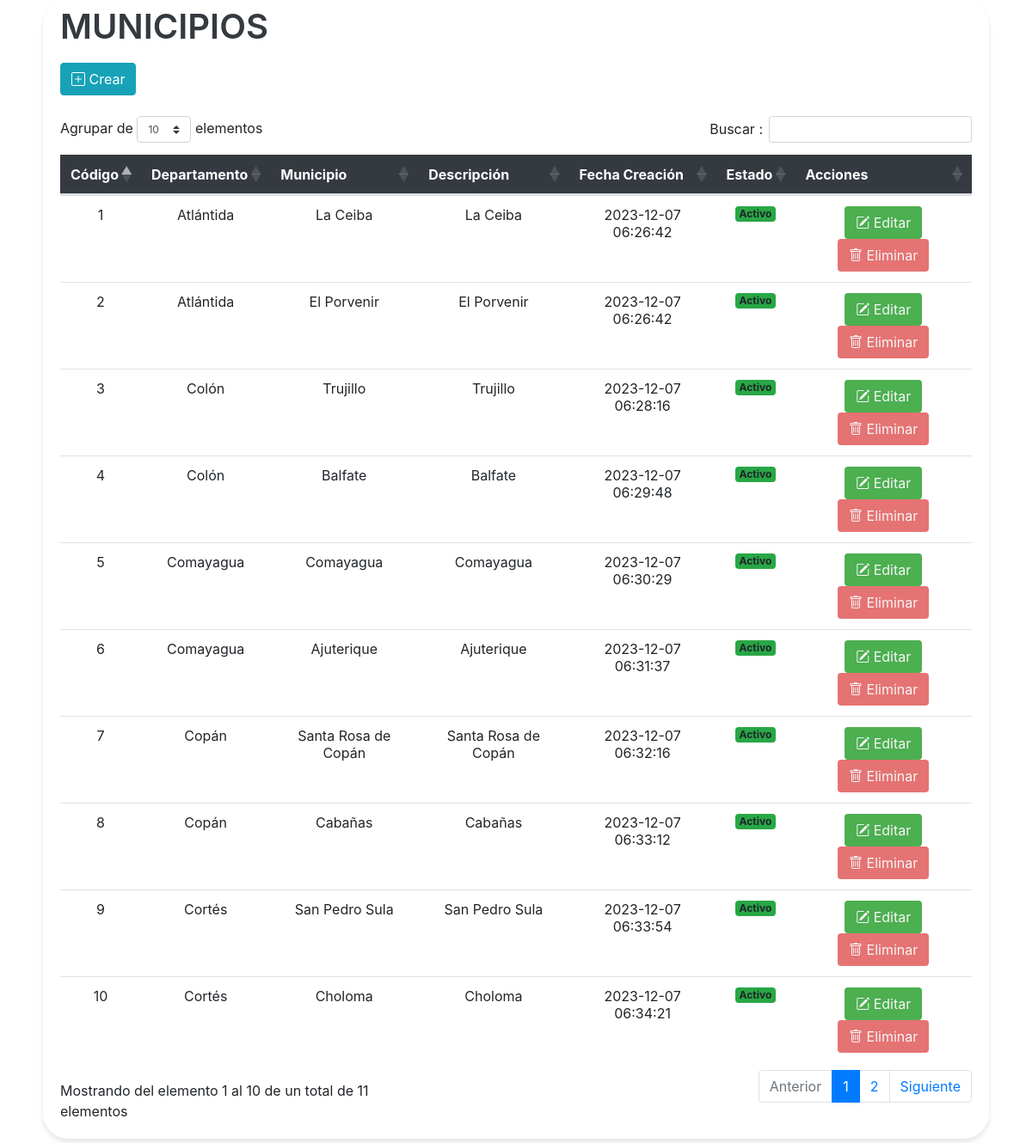
/vistas/Mantenimiento_Municipio.php, run on an earlier commit of the app's database.
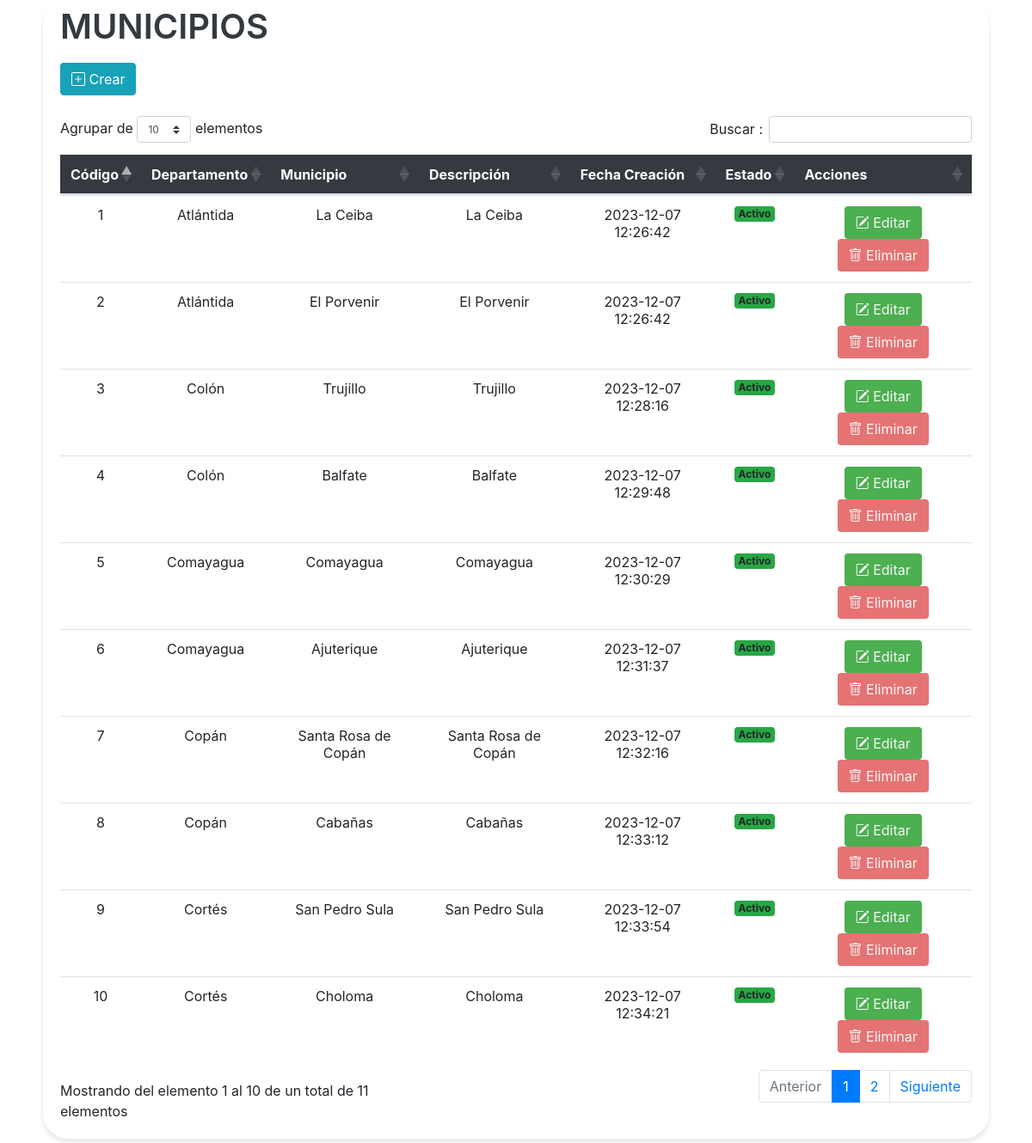
And on a later commit of the database.
### tables this page shows
CREATE TABLE IF NOT EXISTS `tbl_municipios` (
  `Id_Municipio` bigint(20) NOT NULL AUTO_INCREMENT,
  `Id_Departamento` bigint(20) NOT NULL,
  `Nombre_Municipio` varchar(100) DEFAULT NULL,
  `Descripcion` varchar(255) DEFAULT NULL,
  `Creado_Por` varchar(25) NOT NULL,
  `Fecha_Creacion` timestamp NOT NULL DEFAULT current_timestamp(),
  `Modificado_Por` varchar(25) DEFAULT NULL,
  `Fecha_Modificacion` timestamp NOT NULL DEFAULT current_timestamp() ON UPDATE current_timestamp(),
  `Estado` enum('A','I') DEFAULT 'A',
  PRIMARY KEY (`Id_Municipio`),
  KEY `fk_municipios_departamento` (`Id_Departamento`),
  CONSTRAINT `fk_municipios_departamento` FOREIGN KEY (`Id_Departamento`) REFERENCES `tbl_departamentos` (`Id_Departamento`)
);

CREATE TABLE IF NOT EXISTS `tbl_departamentos` (
  `Id_Departamento` bigint(20) NOT NULL AUTO_INCREMENT,
  `Nombre_Departamento` varchar(100) DEFAULT NULL,
  `Descripcion` varchar(255) DEFAULT NULL,
  `Creado_Por` varchar(25) NOT NULL,
  `Fecha_Creacion` timestamp NOT NULL DEFAULT current_timestamp(),
  `Modificado_Por` varchar(25) DEFAULT NULL,
  `Fecha_Modificacion` timestamp NOT NULL DEFAULT current_timestamp() ON UPDATE current_timestamp(),
  `Estado` enum('A','I') DEFAULT NULL,
  PRIMARY KEY (`Id_Departamento`)
);

### vistas/Mantenimiento_Municipio.php (the view, shortened to what this page needs)
<link href="https://cdn.jsdelivr.net/npm/bootstrap-icons@1.10.0/font/bootstrap-icons.css" rel="stylesheet">
<link rel="stylesheet" href="assets/css/estilos.css">
    <link rel="stylesheet" href="https://cdnjs.cloudflare.com/ajax/libs/twitter-bootstrap/4.1.3/css/bootstrap.css">
    <link rel="stylesheet" href="https://cdn.datatables.net/1.10.20/css/dataTables.bootstrap4.min.css">
<div class="containertable">
    <div class="d-flex justify-content-between align-items-end mb-4">
        <div>
            <h1 class="poppins-font mb-2">MUNICIPIOS</h1>
            <br>
            <a href="#" data-bs-toggle="modal" data-bs-target="#modalForm" class="btn btn-info">
                <i class="bi bi-plus-square icono-grande"></i> Crear
            </a>
        </div>
    </div>
    <div class="table-responsive">
              <!--El diseño de la table cuando ya esté todo unido
    <table id="tablax" class="table table-striped table-bordered" style="width:100%"> -->
    <table id="tablax" class="table table-hover">
            <thead class="table-dark text-center" style="background-color: #343A40;">
                <tr>
                    <th scope="col">Código</th>
                    <th scope="col">Departamento</th>
                    <th scope="col">Municipio</th>
                    <th scope="col">Descripción</th>
                    <th scope="col">Fecha Creación</th>
                    <th scope="col">Estado</th>
                    <th scope="col">Acciones</th>
                </tr>
            </thead>
            <tbody class="text-center">
                <?php
                include "../php/conexion_be.php";
                $sql = $conexion->query("SELECT M.*, D.Nombre_Departamento
                FROM tbl_municipios M
                INNER JOIN tbl_departamentos D ON M.Id_Departamento = D.Id_Departamento;
                ");
                while ($datos = $sql->fetch_object()) { ?>
                    <tr>
                        <td><?= $datos->Id_Municipio ?></td>
                        <td><?= $datos->Nombre_Departamento ?></td>
                        <td><?= $datos->Nombre_Municipio ?></td>
                        <td><?= $datos->Descripcion ?></td>
                        <td><?= $datos->Fecha_Creacion ?></td>
                        <td><?php
                            if ($datos->Estado == "A") {
                                echo '<span class="badge bg-success">Activo</span>';
                            } else {
                                echo '<span class="badge bg-danger">Inactivo</span>';
                            }
                            ?></td>
                        <td>
                            <button type="button" class="btn btn-editar" data-toggle="modal" data-target="#modalEditar" onclick="abrirModalEditar
                            ('<?= $datos->Id_Municipio ?>', '<?= $datos->Nombre_Municipio ?>', '<?= $datos->Descripcion ?>', '<?= $datos->Estado ?>', '<?= $datos->Id_Departamento ?>')">
                                <i class="bi bi-pencil-square"></i>
                                Editar
                            </button>
                            <form id="deleteForm" method="POST" action="modelos/eliminar_municipio.php" style="display: inline;">
                                <button type="submit" class="btn btn-eliminar">
                                    <i class="bi bi-trash"></i>
                                    Eliminar
                                </button>
                            </form>
                        </td>
                    </tr>
                <?php }
                ?>
            </tbody>
        </table>
    </div>
</div>

What changed in the data, as far as the page shows it:
changed tbl_municipios "La Ceiba": Fecha_Creacion "2023-12-07 06:26:42" → "2023-12-07 12:26:42"
changed tbl_municipios "El Porvenir": Fecha_Creacion "2023-12-07 06:26:42" → "2023-12-07 12:26:42"
changed tbl_municipios "Trujillo": Fecha_Creacion "2023-12-07 06:28:16" → "2023-12-07 12:28:16"
changed tbl_municipios "Balfate": Fecha_Creacion "2023-12-07 06:29:48" → "2023-12-07 12:29:48"
changed tbl_municipios id 5: Fecha_Creacion "2023-12-07 06:30:29" → "2023-12-07 12:30:29"
changed tbl_municipios "Ajuterique": Fecha_Creacion "2023-12-07 06:31:37" → "2023-12-07 12:31:37"
changed tbl_municipios "Santa Rosa de Copán": Fecha_Creacion "2023-12-07 06:32:16" → "2023-12-07 12:32:16"
changed tbl_municipios "Cabañas": Fecha_Creacion "2023-12-07 06:33:12" → "2023-12-07 12:33:12"
changed tbl_municipios "San Pedro Sula": Fecha_Creacion "2023-12-07 06:33:54" → "2023-12-07 12:33:54"
changed tbl_municipios "Choloma": Fecha_Creacion "2023-12-07 06:34:21" → "2023-12-07 12:34:21"
